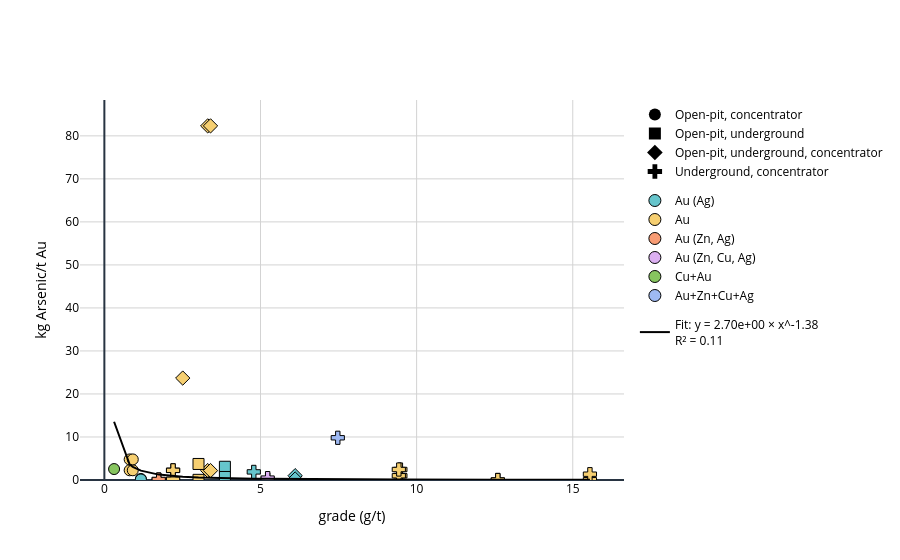

Notebook cell for this chart:
### Code cell
plot_grade_relationship(df_au_npri_arsenic, x_col='value', y_col='value_normalized', y_abs='kg Arsenic/t Au', output_html='data/Parametrization/au_arsenic_relationship.html')

### Figure 1 — Plotly figure (JSON) as saved in the notebook; plotly's stock layout.template omitted (floating-point values rounded to 4 significant figures)
{"data": [{"legendgroup": "mining", "marker": {"color": "black", "size": 12, "symbol": 0}, "mode": "markers", "name": "Open-pit, concentrator", "showlegend": true, "x": [null], "y": [null], "type": "scatter"}, {"legendgroup": "mining", "marker": {"color": "black", "size": 12, "symbol": 1}, "mode": "markers", "name": "Open-pit, underground", "showlegend": true, "x": [null], "y": [null], "type": "scatter"}, {"legendgroup": "mining", "marker": {"color": "black", "size": 12, "symbol": 2}, "mode": "markers", "name": "Open-pit, underground, concentrator", "showlegend": true, "x": [null], "y": [null], "type": "scatter"}, {"legendgroup": "mining", "marker": {"color": "black", "size": 12, "symbol": 3}, "mode": "markers", "name": "Underground, concentrator", "showlegend": true, "x": [null], "y": [null], "type": "scatter"}, {"legendgroup": "product", "marker": {"color": "rgb(102, 197, 204)", "line": {"color": "black", "width": 1}, "size": 12, "symbol": "circle"}, "mode": "markers", "name": "Au (Ag)", "showlegend": true, "x": [null], "y": [null], "type": "scatter"}, {"legendgroup": "product", "marker": {"color": "rgb(246, 207, 113)", "line": {"color": "black", "width": 1}, "size": 12, "symbol": "circle"}, "mode": "markers", "name": "Au", "showlegend": true, "x": [null], "y": [null], "type": "scatter"}, {"legendgroup": "product", "marker": {"color": "rgb(248, 156, 116)", "line": {"color": "black", "width": 1}, "size": 12, "symbol": "circle"}, "mode": "markers", "name": "Au (Zn, Ag)", "showlegend": true, "x": [null], "y": [null], "type": "scatter"}, {"legendgroup": "product", "marker": {"color": "rgb(220, 176, 242)", "line": {"color": "black", "width": 1}, "size": 12, "symbol": "circle"}, "mode": "markers", "name": "Au (Zn, Cu, Ag)", "showlegend": true, "x": [null], "y": [null], "type": "scatter"}, {"legendgroup": "product", "marker": {"color": "rgb(135, 197, 95)", "line": {"color": "black", "width": 1}, "size": 12, "symbol": "circle"}, "mode": "markers", "name": "Cu+Au", "showlegend": true, "x": [null], "y": [null], "type": "scatter"}, {"legendgroup": "product", "marker": {"color": "rgb(158, 185, 243)", "line": {"color": "black", "width": 1}, "size": 12, "symbol": "circle"}, "mode": "markers", "name": "Au+Zn+Cu+Ag", "showlegend": true, "x": [null], "y": [null], "type": "scatter"}, {"hovertemplate": "Facility: Canadian Malartic<br>value: 1.17<br>value_normalized: 0.2400764191590554", "legendgroup": "data", "marker": {"color": "rgb(102, 197, 204)", "line": {"color": "black", "width": 1}, "size": 11, "symbol": 0}, "mode": "markers", "name": "Au (Ag)", "showlegend": false, "text": "Canadian Malartic", "x": [1.17], "y": [0.2401], "type": "scatter"}, {"hovertemplate": "Facility: Canadian Malartic<br>value: 1.17<br>value_normalized: 0.1177326298713042", "legendgroup": "data", "marker": {"color": "rgb(102, 197, 204)", "line": {"color": "black", "width": 1}, "size": 11, "symbol": 0}, "mode": "markers", "name": "Au (Ag)", "showlegend": false, "text": "Canadian Malartic", "x": [1.17], "y": [0.1177], "type": "scatter"}, {"hovertemplate": "Facility: Casa Berardi<br>value: 2.51<br>value_normalized: 23.700389482142885", "legendgroup": "data", "marker": {"color": "rgb(246, 207, 113)", "line": {"color": "black", "width": 1}, "size": 11, "symbol": 2}, "mode": "markers", "name": "Au", "showlegend": false, "text": "Casa Berardi", "x": [2.51], "y": [23.7], "type": "scatter"}, {"hovertemplate": "Facility: Eagle River<br>value: 12.6<br>value_normalized: 4.631064515984135e-08", "legendgroup": "data", "marker": {"color": "rgb(246, 207, 113)", "line": {"color": "black", "width": 1}, "size": 11, "symbol": 3}, "mode": "markers", "name": "Au", "showlegend": false, "text": "Eagle River", "x": [12.6], "y": [4.631e-08], "type": "scatter"}, {"hovertemplate": "Facility: Eagle River<br>value: 12.6<br>value_normalized: 2.448939257143114e-06", "legendgroup": "data", "marker": {"color": "rgb(246, 207, 113)", "line": {"color": "black", "width": 1}, "size": 11, "symbol": 3}, "mode": "markers", "name": "Au", "showlegend": false, "text": "Eagle River", "x": [12.6], "y": [2.449e-06], "type": "scatter"}, {"hovertemplate": "Facility: Éléonore<br>value: 4.785<br>value_normalized: 1.8820657867671653", "legendgroup": "data", "marker": {"color": "rgb(102, 197, 204)", "line": {"color": "black", "width": 1}, "size": 11, "symbol": 3}, "mode": "markers", "name": "Au (Ag)", "showlegend": false, "text": "Éléonore", "x": [4.785], "y": [1.882], "type": "scatter"}, {"hovertemplate": "Facility: Fox Complex<br>value: 3.31<br>value_normalized: 2.188260318479505", "legendgroup": "data", "marker": {"color": "rgb(246, 207, 113)", "line": {"color": "black", "width": 1}, "size": 11, "symbol": 2}, "mode": "markers", "name": "Au", "showlegend": false, "text": "Fox Complex", "x": [3.31], "y": [2.188], "type": "scatter"}, {"hovertemplate": "Facility: Fox Complex<br>value: 3.31<br>value_normalized: 82.32039403426502", "legendgroup": "data", "marker": {"color": "rgb(246, 207, 113)", "line": {"color": "black", "width": 1}, "size": 11, "symbol": 2}, "mode": "markers", "name": "Au", "showlegend": false, "text": "Fox Complex", "x": [3.31], "y": [82.32], "type": "scatter"}, {"hovertemplate": "Facility: Fox Complex<br>value: 3.4<br>value_normalized: 2.188260318479505", "legendgroup": "data", "marker": {"color": "rgb(246, 207, 113)", "line": {"color": "black", "width": 1}, "size": 11, "symbol": 2}, "mode": "markers", "name": "Au", "showlegend": false, "text": "Fox Complex", "x": [3.4], "y": [2.188], "type": "scatter"}, {"hovertemplate": "Facility: Fox Complex<br>value: 3.4<br>value_normalized: 82.32039403426502", "legendgroup": "data", "marker": {"color": "rgb(246, 207, 113)", "line": {"color": "black", "width": 1}, "size": 11, "symbol": 2}, "mode": "markers", "name": "Au", "showlegend": false, "text": "Fox Complex", "x": [3.4], "y": [82.32], "type": "scatter"}, {"hovertemplate": "Facility: Goldex<br>value: 1.74<br>value_normalized: 0.0842776253614667", "legendgroup": "data", "marker": {"color": "rgb(248, 156, 116)", "line": {"color": "black", "width": 1}, "size": 11, "symbol": 3}, "mode": "markers", "name": "Au (Zn, Ag)", "showlegend": false, "text": "Goldex", "x": [1.74], "y": [0.08428], "type": "scatter"}, {"hovertemplate": "Facility: Goldex<br>value: 1.74<br>value_normalized: 0.1197197834864511", "legendgroup": "data", "marker": {"color": "rgb(248, 156, 116)", "line": {"color": "black", "width": 1}, "size": 11, "symbol": 3}, "mode": "markers", "name": "Au (Zn, Ag)", "showlegend": false, "text": "Goldex", "x": [1.74], "y": [0.1197], "type": "scatter"}, {"hovertemplate": "Facility: Island<br>value: 9.48<br>value_normalized: 0.9886958891288448", "legendgroup": "data", "marker": {"color": "rgb(246, 207, 113)", "line": {"color": "black", "width": 1}, "size": 11, "symbol": 3}, "mode": "markers", "name": "Au", "showlegend": false, "text": "Island", "x": [9.48], "y": [0.9887], "type": "scatter"}, {"hovertemplate": "Facility: Island<br>value: 9.48<br>value_normalized: 2.435674148169174", "legendgroup": "data", "marker": {"color": "rgb(246, 207, 113)", "line": {"color": "black", "width": 1}, "size": 11, "symbol": 3}, "mode": "markers", "name": "Au", "showlegend": false, "text": "Island", "x": [9.48], "y": [2.436], "type": "scatter"}, {"hovertemplate": "Facility: Island<br>value: 9.43<br>value_normalized: 0.9886958891288448", "legendgroup": "data", "marker": {"color": "rgb(246, 207, 113)", "line": {"color": "black", "width": 1}, "size": 11, "symbol": 3}, "mode": "markers", "name": "Au", "showlegend": false, "text": "Island", "x": [9.43], "y": [0.9887], "type": "scatter"}, {"hovertemplate": "Facility: Island<br>value: 9.43<br>value_normalized: 2.435674148169174", "legendgroup": "data", "marker": {"color": "rgb(246, 207, 113)", "line": {"color": "black", "width": 1}, "size": 11, "symbol": 3}, "mode": "markers", "name": "Au", "showlegend": false, "text": "Island", "x": [9.43], "y": [2.436], "type": "scatter"}, {"hovertemplate": "Facility: LaRonde<br>value: 5.23<br>value_normalized: 0.0943607457077632", "legendgroup": "data", "marker": {"color": "rgb(220, 176, 242)", "line": {"color": "black", "width": 1}, "size": 11, "symbol": 3}, "mode": "markers", "name": "Au (Zn, Cu, Ag)", "showlegend": false, "text": "LaRonde", "x": [5.23], "y": [0.09436], "type": "scatter"}, {"hovertemplate": "Facility: LaRonde<br>value: 5.23<br>value_normalized: 0.4400990120163257", "legendgroup": "data", "marker": {"color": "rgb(220, 176, 242)", "line": {"color": "black", "width": 1}, "size": 11, "symbol": 3}, "mode": "markers", "name": "Au (Zn, Cu, Ag)", "showlegend": false, "text": "LaRonde", "x": [5.23], "y": [0.4401], "type": "scatter"}, {"hovertemplate": "Facility: Macassa<br>value: 15.55<br>value_normalized: 0.0599304606395991", "legendgroup": "data", "marker": {"color": "rgb(246, 207, 113)", "line": {"color": "black", "width": 1}, "size": 11, "symbol": 3}, "mode": "markers", "name": "Au", "showlegend": false, "text": "Macassa", "x": [15.55], "y": [0.05993], "type": "scatter"}, {"hovertemplate": "Facility: Macassa<br>value: 15.55<br>value_normalized: 1.3516710465381907", "legendgroup": "data", "marker": {"color": "rgb(246, 207, 113)", "line": {"color": "black", "width": 1}, "size": 11, "symbol": 3}, "mode": "markers", "name": "Au", "showlegend": false, "text": "Macassa", "x": [15.55], "y": [1.352], "type": "scatter"}, {"hovertemplate": "Facility: Magino<br>value: 0.81<br>value_normalized: 2.260145136155875", "legendgroup": "data", "marker": {"color": "rgb(246, 207, 113)", "line": {"color": "black", "width": 1}, "size": 11, "symbol": 0}, "mode": "markers", "name": "Au", "showlegend": false, "text": "Magino", "x": [0.81], "y": [2.26], "type": "scatter"}, {"hovertemplate": "Facility: Magino<br>value: 0.81<br>value_normalized: 4.781979617416145", "legendgroup": "data", "marker": {"color": "rgb(246, 207, 113)", "line": {"color": "black", "width": 1}, "size": 11, "symbol": 0}, "mode": "markers", "name": "Au", "showlegend": false, "text": "Magino", "x": [0.81], "y": [4.782], "type": "scatter"}, {"hovertemplate": "Facility: Magino<br>value: 0.91<br>value_normalized: 2.260145136155875", "legendgroup": "data", "marker": {"color": "rgb(246, 207, 113)", "line": {"color": "black", "width": 1}, "size": 11, "symbol": 0}, "mode": "markers", "name": "Au", "showlegend": false, "text": "Magino", "x": [0.91], "y": [2.26], "type": "scatter"}, {"hovertemplate": "Facility: Magino<br>value: 0.91<br>value_normalized: 4.781979617416145", "legendgroup": "data", "marker": {"color": "rgb(246, 207, 113)", "line": {"color": "black", "width": 1}, "size": 11, "symbol": 0}, "mode": "markers", "name": "Au", "showlegend": false, "text": "Magino", "x": [0.91], "y": [4.782], "type": "scatter"}, {"hovertemplate": "Facility: Meadowbank<br>value: 3.86<br>value_normalized: 3.080895136298238", "legendgroup": "data", "marker": {"color": "rgb(102, 197, 204)", "line": {"color": "black", "width": 1}, "size": 11, "symbol": 1}, "mode": "markers", "name": "Au (Ag)", "showlegend": false, "text": "Meadowbank", "x": [3.86], "y": [3.081], "type": "scatter"}, {"hovertemplate": "Facility: Meadowbank<br>value: 3.86<br>value_normalized: 0.7026858469918905", "legendgroup": "data", "marker": {"color": "rgb(102, 197, 204)", "line": {"color": "black", "width": 1}, "size": 11, "symbol": 1}, "mode": "markers", "name": "Au (Ag)", "showlegend": false, "text": "Meadowbank", "x": [3.86], "y": [0.7027], "type": "scatter"}, {"hovertemplate": "Facility: Meliadine<br>value: 6.11<br>value_normalized: 1.005649859908869", "legendgroup": "data", "marker": {"color": "rgb(102, 197, 204)", "line": {"color": "black", "width": 1}, "size": 11, "symbol": 2}, "mode": "markers", "name": "Au (Ag)", "showlegend": false, "text": "Meliadine", "x": [6.11], "y": [1.006], "type": "scatter"}, {"hovertemplate": "Facility: Meliadine<br>value: 6.11<br>value_normalized: 0.225140381596053", "legendgroup": "data", "marker": {"color": "rgb(102, 197, 204)", "line": {"color": "black", "width": 1}, "size": 11, "symbol": 2}, "mode": "markers", "name": "Au (Ag)", "showlegend": false, "text": "Meliadine", "x": [6.11], "y": [0.2251], "type": "scatter"}, {"hovertemplate": "Facility: Mount Polley<br>value: 0.311<br>value_normalized: 2.544316840835092", "legendgroup": "data", "marker": {"color": "rgb(135, 197, 95)", "line": {"color": "black", "width": 1}, "size": 11, "symbol": 0}, "mode": "markers", "name": "Cu+Au", "showlegend": false, "text": "Mount Polley", "x": [0.311], "y": [2.544], "type": "scatter"}, {"hovertemplate": "Facility: Hoyle Pond<br>value: 3.015<br>value_normalized: 3.7286049925125915", "legendgroup": "data", "marker": {"color": "rgb(246, 207, 113)", "line": {"color": "black", "width": 1}, "size": 11, "symbol": 1}, "mode": "markers", "name": "Au", "showlegend": false, "text": "Hoyle Pond", "x": [3.015], "y": [3.729], "type": "scatter"}, {"hovertemplate": "Facility: Hoyle Pond<br>value: 3.015<br>value_normalized: 0.0375616891989647", "legendgroup": "data", "marker": {"color": "rgb(246, 207, 113)", "line": {"color": "black", "width": 1}, "size": 11, "symbol": 1}, "mode": "markers", "name": "Au", "showlegend": false, "text": "Hoyle Pond", "x": [3.015], "y": [0.03756], "type": "scatter"}, {"hovertemplate": "Facility: Stall Lake<br>value: 7.475<br>value_normalized: 9.815046750953975", "legendgroup": "data", "marker": {"color": "rgb(158, 185, 243)", "line": {"color": "black", "width": 1}, "size": 11, "symbol": 3}, "mode": "markers", "name": "Au+Zn+Cu+Ag", "showlegend": false, "text": "Stall Lake", "x": [7.475], "y": [9.815], "type": "scatter"}, {"hovertemplate": "Facility: Young-Davidson<br>value: 2.2<br>value_normalized: 0.1604583334755452", "legendgroup": "data", "marker": {"color": "rgb(246, 207, 113)", "line": {"color": "black", "width": 1}, "size": 11, "symbol": 3}, "mode": "markers", "name": "Au", "showlegend": false, "text": "Young-Davidson", "x": [2.2], "y": [0.1605], "type": "scatter"}, {"hovertemplate": "Facility: Young-Davidson<br>value: 2.2<br>value_normalized: 2.2429094434254018", "legendgroup": "data", "marker": {"color": "rgb(246, 207, 113)", "line": {"color": "black", "width": 1}, "size": 11, "symbol": 3}, "mode": "markers", "name": "Au", "showlegend": false, "text": "Young-Davidson", "x": [2.2], "y": [2.243], "type": "scatter"}, {"hovertemplate": "Facility: Young-Davidson<br>value: 2.2<br>value_normalized: 0.1604583334755452", "legendgroup": "data", "marker": {"color": "rgb(246, 207, 113)", "line": {"color": "black", "width": 1}, "size": 11, "symbol": 3}, "mode": "markers", "name": "Au", "showlegend": false, "text": "Young-Davidson", "x": [2.2], "y": [0.1605], "type": "scatter"}, {"hovertemplate": "Facility: Young-Davidson<br>value: 2.2<br>value_normalized: 2.2429094434254018", "legendgroup": "data", "marker": {"color": "rgb(246, 207, 113)", "line": {"color": "black", "width": 1}, "size": 11, "symbol": 3}, "mode": "markers", "name": "Au", "showlegend": false, "text": "Young-Davidson", "x": [2.2], "y": [2.243], "type": "scatter"}, {"legendgroup": "fit", "line": {"color": "black", "width": 2}, "mode": "lines", "name": "Fit: y = 2.70e+00 × x^-1.38<br>R² = 0.11", "showlegend": true, "x": [0.311, 0.81, 0.81, 0.91, 0.91, 1.17, 1.17, 1.74, 1.74, 2.2, 2.2, 2.2, 2.2, 2.51, 3.015, 3.015, 3.31, 3.31, 3.4, 3.4, 3.86, 3.86, 4.785, 5.23, 5.23, 6.11, 6.11, 7.475, 9.43, 9.43, 9.48, 9.48, 12.6, 12.6, 15.55, 15.55], "y": [13.55, 3.606, 3.606, 3.07, 3.07, 2.169, 2.169, 1.253, 1.253, 0.9061, 0.9061, 0.9061, 0.9061, 0.7552, 0.5861, 0.5861, 0.5152, 0.5152, 0.4964, 0.4964, 0.4165, 0.4165, 0.3095, 0.2737, 0.2737, 0.2208, 0.2208, 0.1671, 0.1212, 0.1212, 0.1203, 0.1203, 0.08117, 0.08117, 0.06068, 0.06068], "type": "scatter"}], "layout": {"font": {"color": "black"}, "legend": {"bgcolor": "rgba(0,0,0,0)", "groupclick": "toggleitem"}, "xaxis": {"title": {"text": "grade (g/t)"}, "gridcolor": "lightgray"}, "yaxis": {"title": {"text": "kg Arsenic/t Au"}, "gridcolor": "lightgray", "rangemode": "tozero", "tickformat": "d"}, "title": {"text": ""}, "paper_bgcolor": "white", "plot_bgcolor": "white"}}
